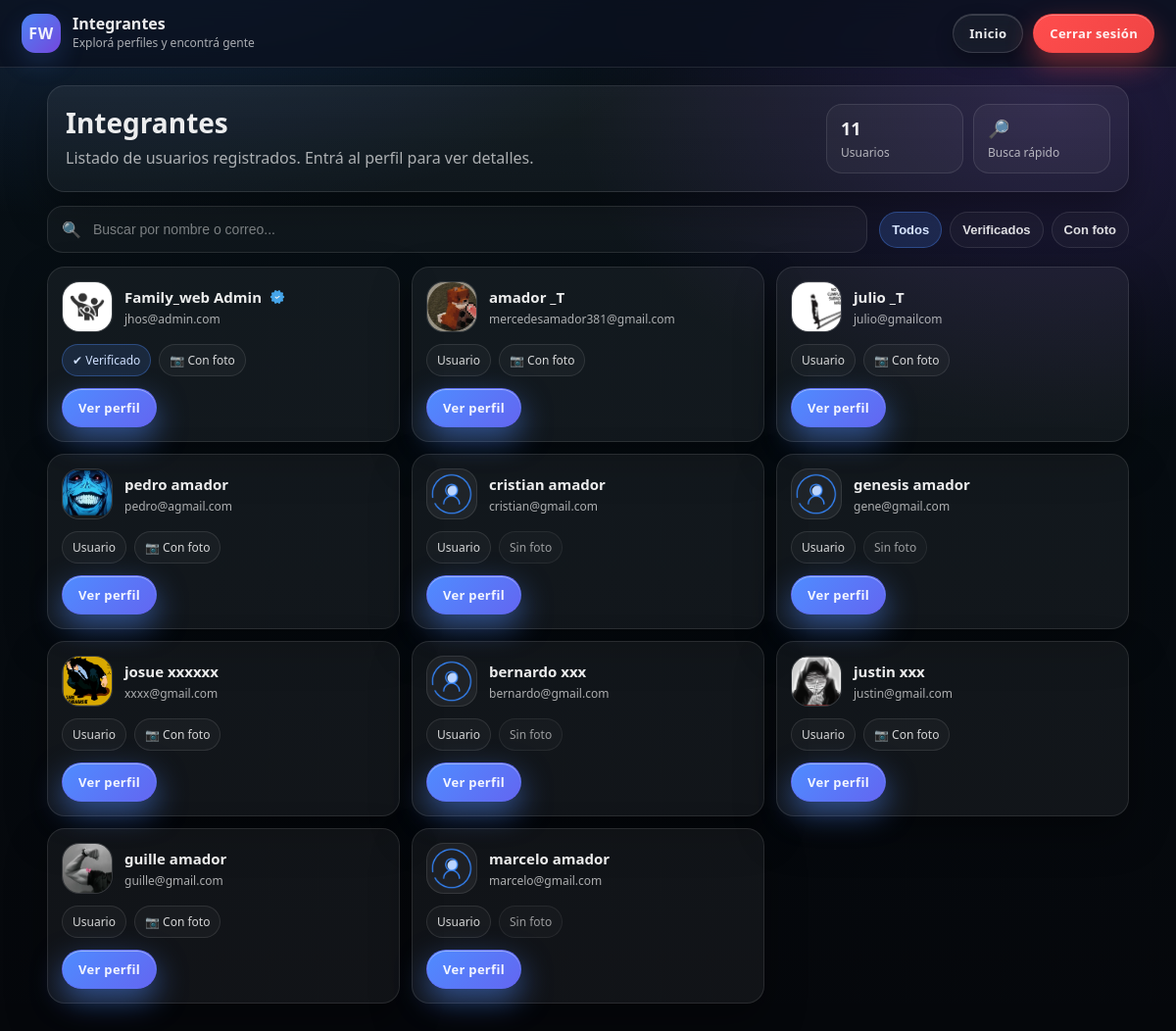
The app's page /members_view (signed in) with its own data.
### tables this page shows
CREATE TABLE users (
    id INTEGER PRIMARY KEY AUTOINCREMENT,
    nombre TEXT NOT NULL,
    apellido TEXT NOT NULL,
    email TEXT UNIQUE NOT NULL,
    password TEXT NOT NULL,
    fecha_nac TEXT,
    municipio TEXT,
    pais TEXT,
    foto TEXT
, telefono TEXT, direccion TEXT, estado_civil TEXT, bio TEXT, activo INTEGER DEFAULT 0);

### blueprints/user.py (the view)
@user_bp.route("/members_view")
def members_view():
    if "user_id" not in session:
        return redirect("/login")
    with get_db() as conn:
        c = conn.cursor()
        c.execute(
            "SELECT id, nombre, apellido, email, municipio, pais, foto FROM users"
        )
        integrantes = c.fetchall()
    return render_template("members_view.html", integrantes=integrantes)

### db.py (called while the page is built)
def get_db():
    return sqlite3.connect(DB_PATH, timeout=20)

### templates/members_view.html (shortened to what this page needs)
<!DOCTYPE html>
<html lang="es">
<head>
  <link rel="stylesheet" href="/static/members_view.css">
</head>
<body>
  <header class="topbar">
    <div class="brand">
      <div class="logo">FW</div>
      <div class="brand-text">
        <div class="brand-title">Integrantes</div>
        <div class="brand-sub">Explorá perfiles y encontrá gente</div>
      </div>
    </div>
    <div class="top-actions">
      <a class="btn ghost" href="/user_home">Inicio</a>
      <a class="btn danger" href="/logout">Cerrar sesión</a>
    </div>
  </header>
  <main class="page">
    <section class="hero">
      <div class="hero-left">
        <h1>Integrantes</h1>
        <p>Listado de usuarios registrados. Entrá al perfil para ver detalles.</p>
      </div>
      <div class="hero-right">
        <div class="stat">
          <div class="stat-num">{{ integrantes|length }}</div>
          <div class="stat-label">Usuarios</div>
        </div>
        <div class="stat">
          <div class="stat-num">🔎</div>
          <div class="stat-label">Busca rápido</div>
        </div>
      </div>
    </section>
    <section class="tools">
      <div class="search-wrap">
        <span class="search-ico">🔍</span>
        <input id="search" type="text" placeholder="Buscar por nombre o correo..." autocomplete="off">
      </div>
      <div class="chips">
        <button class="chip active" type="button" data-filter="all">Todos</button>
        <button class="chip" type="button" data-filter="verified">Verificados</button>
        <button class="chip" type="button" data-filter="withphoto">Con foto</button>
      </div>
    </section>
    <section class="grid" id="grid">
      {% for i in integrantes %}
      <article class="card member"
               data-name="{{ (i[1] ~ ' ' ~ i[2])|lower }}"
               data-email="{{ i[3]|lower }}"
               data-verified="{{ '1' if i[3] == 'jhos@admin.com' else '0' }}"
               data-photo="{{ '1' if i[6] and i[6] != '' else '0' }}">
        <div class="card-top">
          <div class="avatar-wrap">
            {% if i[6] and i[6] != "" %}
              <img src="{{ i[6].replace('\\','/') }}" alt="{{ i[1] }}" class="avatar">
            {% else %}
              <img src="/static/default_user.png" alt="Sin foto" class="avatar">
            {% endif %}
          </div>
          <div class="who">
            <h3 class="name">
              {{ i[1] }} {{ i[2] }}
              {% if i[3] == 'jhos@admin.com' %}
                <img src="/static/verificado.png" alt="Verificado" class="icon-verificado">
              {% endif %}
            </h3>
            <p class="email">{{ i[3] }}</p>
          </div>
        </div>
        <div class="meta">
          {% if i[3] == 'jhos@admin.com' %}
            <span class="tag verified">✔ Verificado</span>
          {% else %}
            <span class="tag">Usuario</span>
          {% endif %}
          {% if i[6] and i[6] != "" %}
            <span class="tag">📷 Con foto</span>
          {% else %}
            <span class="tag muted">Sin foto</span>
          {% endif %}
        </div>
        <div class="card-actions">
          <a class="btn primary" href="/member/{{ i[0] }}">Ver perfil</a>
        </div>
      </article>
      {% endfor %}
    </section>
  </main>
</body>
</html>

### records on screen
users: shows a picture, nombre "Family_web", apellido "Admin", email "jhos@admin.com", shows "✔ Verificado", shows "📷 Con foto"
users: foto (picture), nombre "amador", apellido "_T", email "mercedesamador381@gmail.com", shows "Usuario", shows "📷 Con foto"
users: shows a picture, nombre "julio", apellido "_T", email "julio@gmailcom", shows "Usuario", shows "📷 Con foto"
users: shows a picture, nombre "pedro", apellido "amador", email "pedro@agmail.com", shows "Usuario", shows "📷 Con foto"
users: nombre "cristian", apellido "amador", email "cristian@gmail.com", shows "Usuario", shows "Sin foto"
users: nombre "genesis", apellido "amador", email "gene@gmail.com", shows "Usuario", shows "Sin foto"
users: shows a picture, nombre "josue", apellido "xxxxxx", email "xxxx@gmail.com", shows "Usuario", shows "📷 Con foto"
users: nombre "bernardo", apellido "xxx", email "bernardo@gmail.com", shows "Usuario", shows "Sin foto"
users: shows a picture, nombre "justin", apellido "xxx", email "justin@gmail.com", shows "Usuario", shows "📷 Con foto"
users: shows a picture, nombre "guille", apellido "amador", email "guille@gmail.com", shows "Usuario", shows "📷 Con foto"
users: nombre "marcelo", apellido "amador", email "marcelo@gmail.com", shows "Usuario", shows "Sin foto"

### other values on screen
{{ integrantes|length }} "11"
